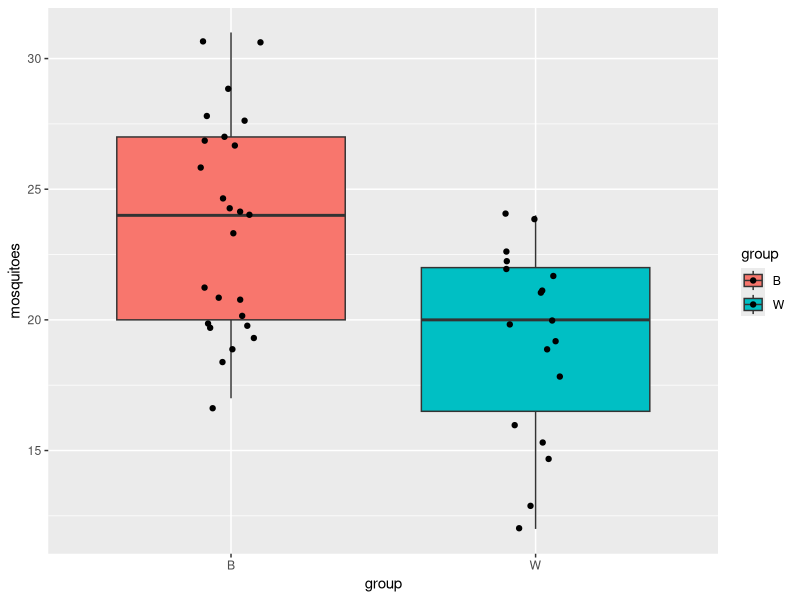
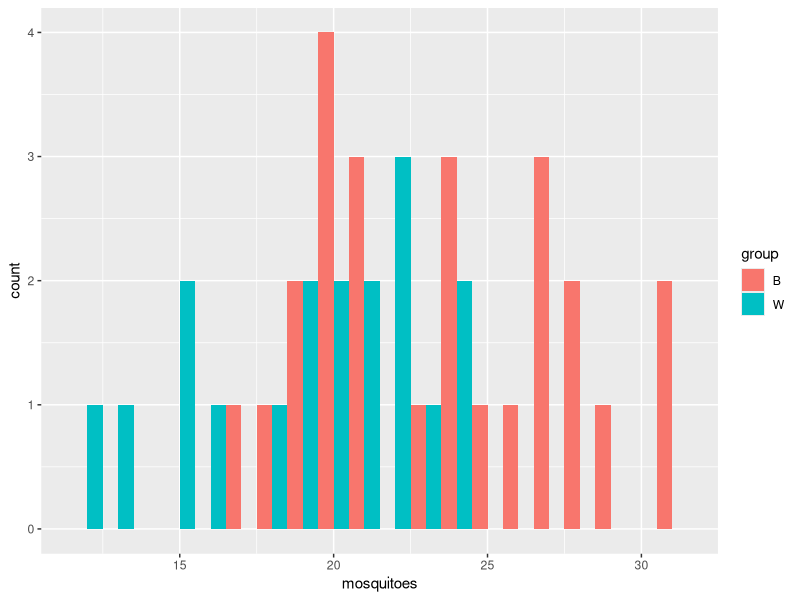
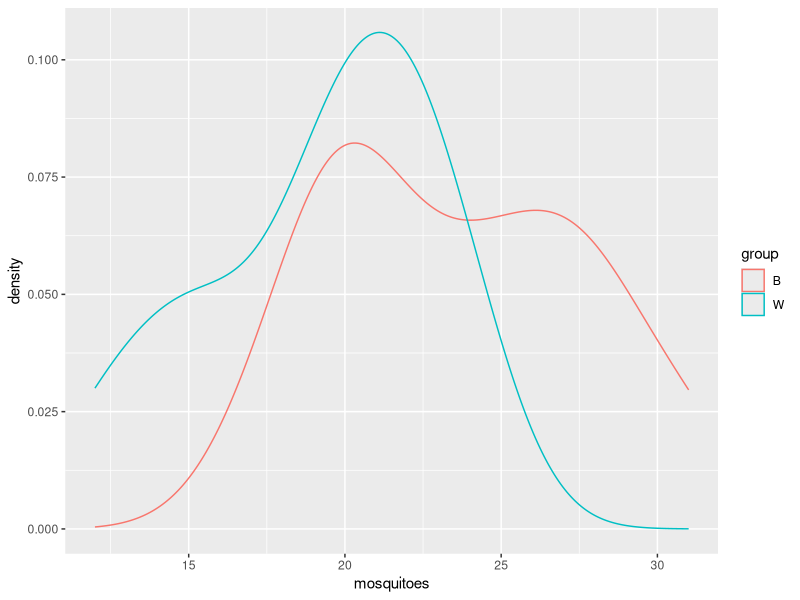
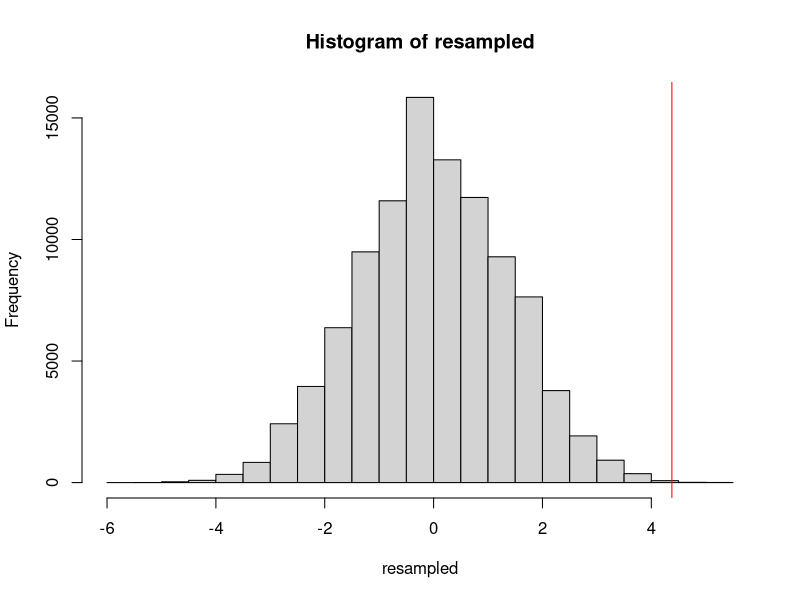

Source code (R) for these figures, in order:
# https://www.youtube.com/watch?v=5Dnw46eC-0o

# Beer consumption increases human attractiveness to malaria mosquitoes
# http://www.plosone.org/article/info%3Adoi%2F10.1371%2Fjournal.pone.0009546
# http://dx.plos.org/10.1371/journal.pone.0009546
# http://www.ncbi.nlm.nih.gov/pmc/articles/pmid/20209056/

# Lefèvre T, Gouagna L-C, Dabiré KR, et al. Beer Consumption Increases Human Attractiveness to Malaria Mosquitoes. Tregenza T, ed. PLoS ONE 2010;5(3):e9546. doi:10.1371/journal.pone.0009546.


beer <- c( 27, 20, 21, 26, 27, 31, 24, 21, 20, 19, 23, 24, 28, 19, 24, 29, 18, 20, 17, 31, 20, 25, 28, 21, 27 )

water <- c( 21, 22, 15, 12, 21, 16, 19, 15, 22, 24, 19, 23, 13, 22, 20, 24, 18, 20 )

library("ggplot2")

results <- data.frame(
	mosquitoes = c(beer, water),
	group = c(rep("B", length(beer)), rep("W", length(water)))
)

g <- ggplot(results, aes(x=group, y=mosquitoes, fill=group))
g + geom_boxplot() + geom_jitter(position=position_jitter(w=0.1))

g <- ggplot(results, aes(x=mosquitoes, fill=group))
g + geom_histogram(position="dodge", binwidth=1)

g <- ggplot(results, aes(x=mosquitoes, col=group))
g + geom_density()

observed <- with(results, mean(mosquitoes[group=="B"]) - mean(mosquitoes[group=="W"]))

mean_diff <- function(measurements, group_labels, base_label){
	mean(measurements[group_labels == base_label]) - mean(measurements[group_labels != base_label])
}

mean_diff(results$mosquitoes, results$group, "B")

set.seed(123)
N <- 100000
resampled <- vapply( 1:N, function(i){
	mean_diff(results$mosquitoes, sample(results$group), "B")
}, numeric(1))

hist(resampled)
abline(v=observed, col="red")

p <- sum(resampled > observed)/N	# 4e-04
t.test(beer, water, alternative="greater")$p.value	#0.0003737

